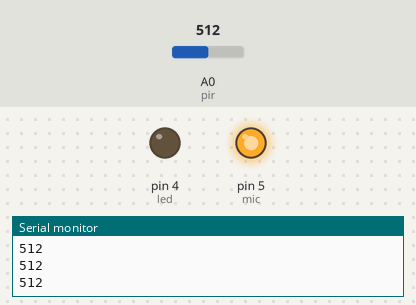
A sketch run on a simulated Arduino Uno, built with avr-gcc and run on an emulated ATmega328P. Parts: output pins drawn as LEDs (lit = HIGH), the last lines printed to the serial monitor. The inputs (shaded band) are chosen by the test bench; at power-on: A0 (pir) = 512.

Above: at 1.2 s.
1.3 s: A0 (pir) set to 410
2.8 s: A0 (pir) set to 386
At 3.5 s:
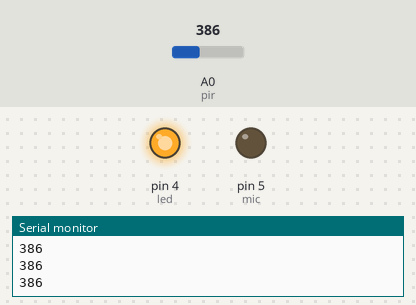
4.3 s: A0 (pir) set to 511
At 4.6 s:
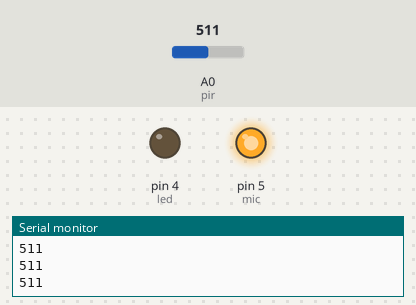
5.8 s: A0 (pir) set to 390
At 7.0 s:
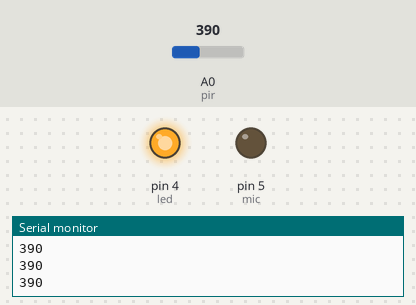
Timing chart, 0 to 8.3 s (numbered marks = the images above; inputs shaded):
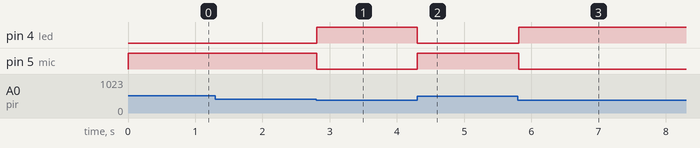

The sketch:

smoke_alarm_gas_sensor.ino
```cpp
int pir = A0;
int led = 4;
int mic= 5;
int value;
void setup() {
  pinMode(pir,INPUT);
  pinMode(led,OUTPUT);
  pinMode(mic,OUTPUT);
  Serial.begin(9600);
}

void loop() {

   value = analogRead(pir);
   Serial.println(value);
if (value<=400)
{
  digitalWrite(led,HIGH);
  digitalWrite(mic, LOW);
}
if (value>400)
{
  digitalWrite(led,LOW);
  digitalWrite(mic,HIGH);
}

}
```

Measured:
- the behaviour switches between 401 and 400 on A0 (pir) (found by bisection; images 0 and 1)
- after the input at 2.8 s, pin 4 (led): LOW → HIGH at once; pin 5 (mic): HIGH → LOW at once
- after the input at 4.3 s, pin 4 (led): HIGH → LOW at once; pin 5 (mic): LOW → HIGH at once
- after the input at 5.8 s, pin 4 (led): LOW → HIGH at once; pin 5 (mic): HIGH → LOW at once
